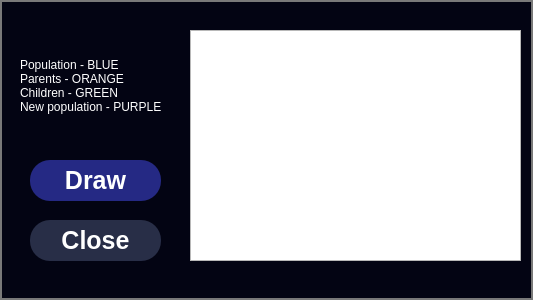
<?xml version="1.0" encoding="UTF-8"?>
<ui version="4.0">
 <class>Dialog</class>
 <widget class="QDialog" name="Dialog">
  <property name="geometry">
   <rect>
    <x>0</x>
    <y>0</y>
    <width>533</width>
    <height>300</height>
   </rect>
  </property>
  <property name="windowTitle">
   <string>Dialog</string>
  </property>
  <property name="styleSheet">
   <string notr="true">QDialog {
background-color: rgb(3, 4, 19);
border: 2px solid rgb(121, 121, 121);
}</string>
  </property>
  <widget class="QPushButton" name="DrawBtn">
   <property name="geometry">
    <rect>
     <x>30</x>
     <y>160</y>
     <width>131</width>
     <height>41</height>
    </rect>
   </property>
   <property name="styleSheet">
    <string notr="true">border-radius: 20px;
background-color:  #252984;
color: white;
font: bold 25px;</string>
   </property>
   <property name="text">
    <string>Draw</string>
   </property>
  </widget>
  <widget class="QGraphicsView" name="DrawField">
   <property name="geometry">
    <rect>
     <x>190</x>
     <y>30</y>
     <width>331</width>
     <height>231</height>
    </rect>
   </property>
  </widget>
  <widget class="QPushButton" name="CloseBtn">
   <property name="geometry">
    <rect>
     <x>30</x>
     <y>220</y>
     <width>131</width>
     <height>41</height>
    </rect>
   </property>
   <property name="styleSheet">
    <string notr="true">border-radius: 20px;
background-color:  #282e47;
color: white;
font: bold 25px;</string>
   </property>
   <property name="text">
    <string>Close</string>
   </property>
  </widget>
  <widget class="QLabel" name="label">
   <property name="geometry">
    <rect>
     <x>20</x>
     <y>30</y>
     <width>161</width>
     <height>111</height>
    </rect>
   </property>
   <property name="styleSheet">
    <string notr="true">font: 700 10pt &quot;Segoe UI&quot;;
color:  white;</string>
   </property>
   <property name="text">
    <string>Population - BLUE
Parents - ORANGE
Children - GREEN
New population - PURPLE</string>
   </property>
  </widget>
 </widget>
 <resources/>
 <connections/>
</ui>
